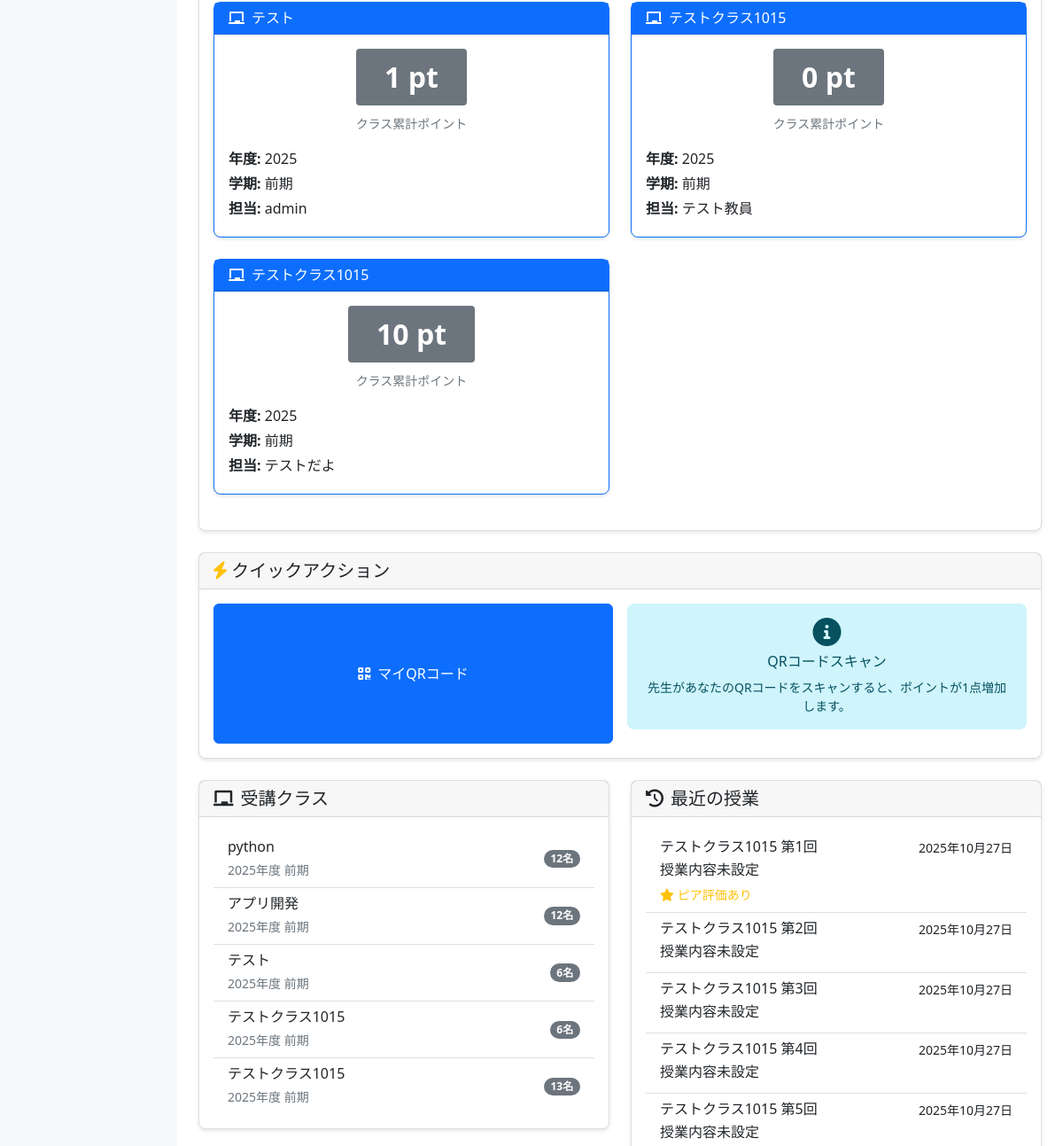
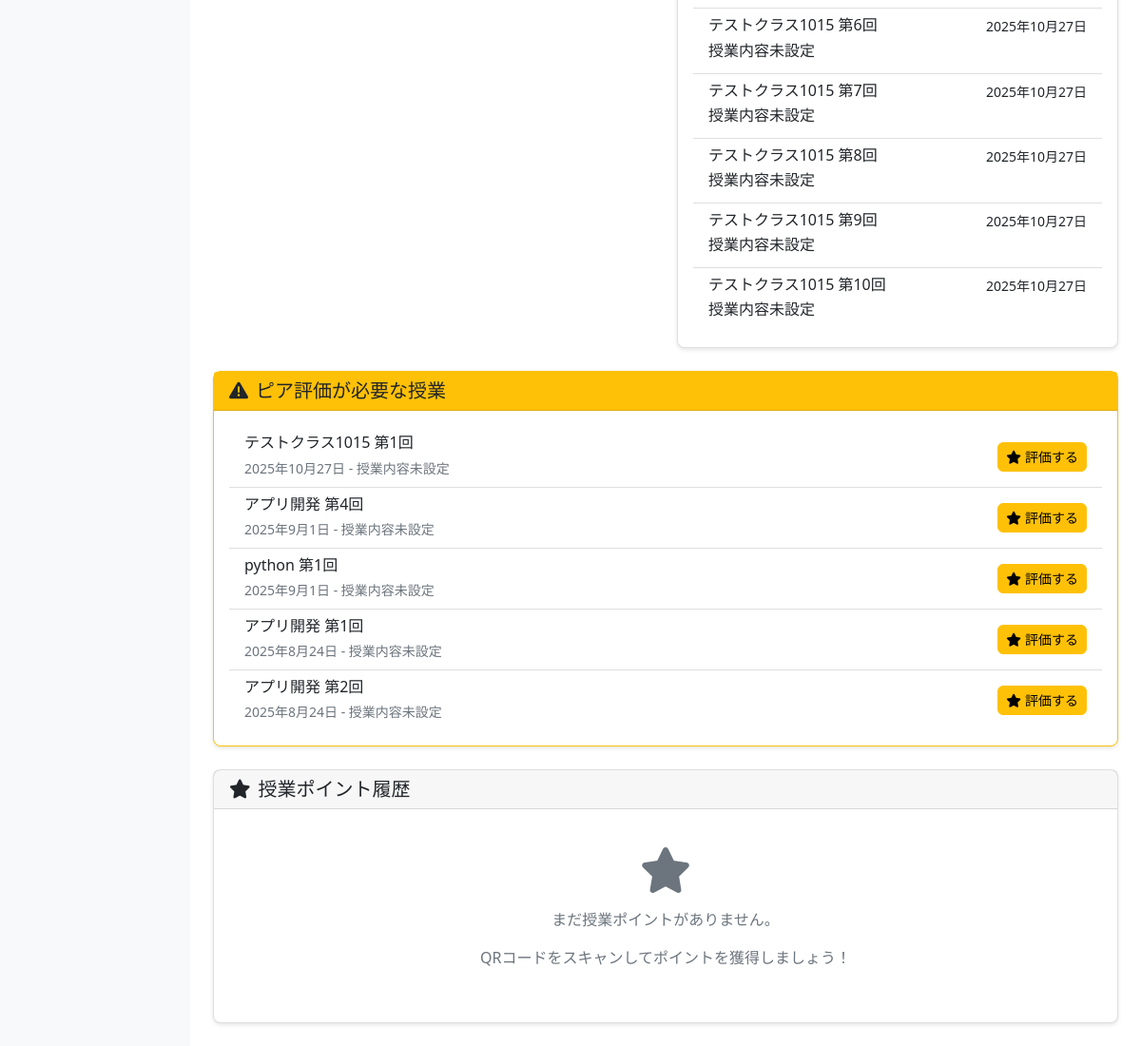
Page /dashboard/ (signed in, lower part) on the earlier database version (2 pictures, top to bottom).
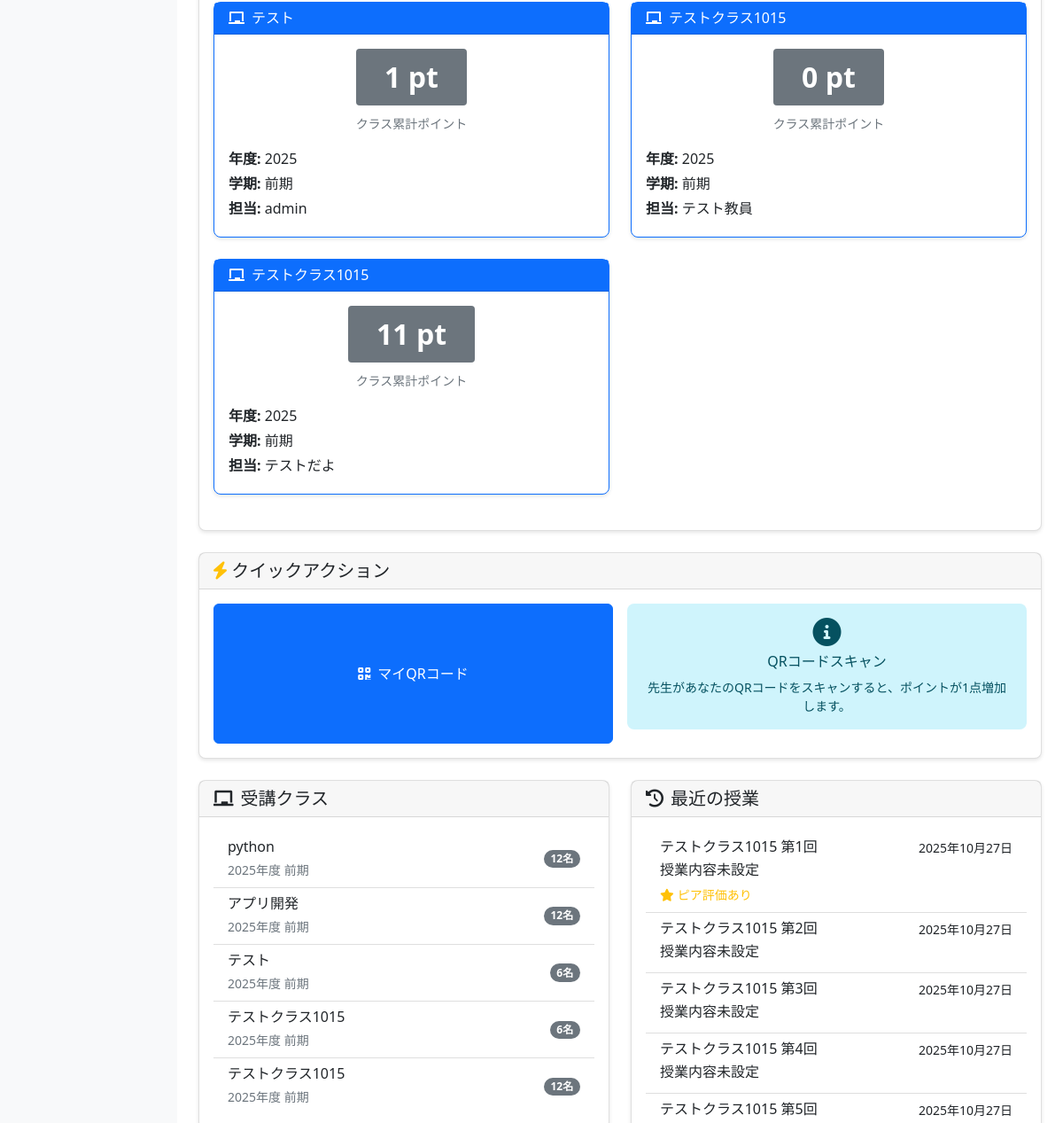
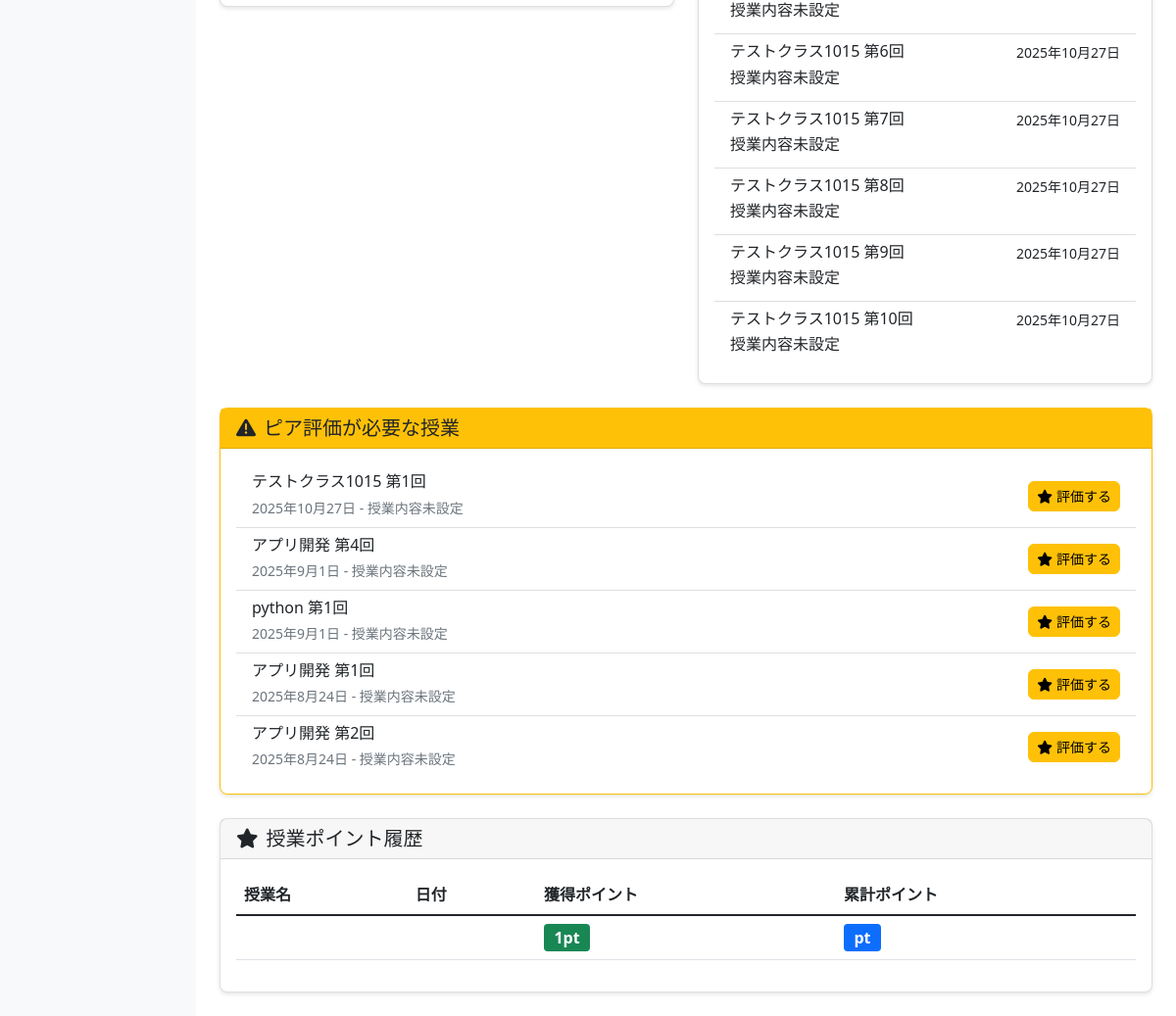
Same page on the later database version (2 pictures, top to bottom).
### school_management/models.py (models this page shows, shortened)
class ClassRoom(models.Model):
    SEMESTER_CHOICES = [
        ('first', '前期'),
        ('second', '後期'),
    ]
    class_name = models.CharField(max_length=100, verbose_name='クラス名')
    year = models.IntegerField(verbose_name='年度')
    semester = models.CharField(max_length=10, choices=SEMESTER_CHOICES, verbose_name='学期')
    teachers = models.ManyToManyField(Teacher, verbose_name='担当教員', related_name='classrooms')
    students = models.ManyToManyField(Student, blank=True, verbose_name='学生')
    created_at = models.DateTimeField(auto_now_add=True)
    updated_at = models.DateTimeField(auto_now=True)
    class Meta:
        verbose_name = 'クラス'
        verbose_name_plural = 'クラス'

class CustomUser(AbstractUser):
    ROLE_CHOICES = [
        ('admin', '管理者'),
        ('teacher', '教員'),
        ('student', '学生'),
    ]
    username = None  # usernameフィールドを無効化
    email = models.EmailField(unique=True, null=True, blank=True)
    full_name = models.CharField(max_length=100, verbose_name='氏名')
    furigana = models.CharField(max_length=100, blank=True, verbose_name='ふりがな')
    points = models.IntegerField(default=0, verbose_name='ポイント')
    role = models.CharField(
        max_length=10,
        choices=ROLE_CHOICES,
        default='student',
        verbose_name='役割'
    )
    student_number = models.CharField(max_length=20, blank=True, verbose_name='学籍番号')
    teacher_id = models.CharField(max_length=20, blank=True, verbose_name='教員ID')
    created_at = models.DateTimeField(auto_now_add=True, verbose_name='登録日時')
    updated_at = models.DateTimeField(auto_now=True, verbose_name='更新日時')
    groups = models.ManyToManyField(
        'auth.Group',
        verbose_name='groups',
        blank=True,
        help_text='The groups this user belongs to.',
        related_name="customuser_set",
        related_query_name="customuser",
    )
    user_permissions = models.ManyToManyField(
        'auth.Permission',
        verbose_name='user permissions',
        blank=True,
        help_text='Specific permissions for this user.',
        related_name="customuser_set",
        related_query_name="customuser",
    )
    USERNAME_FIELD = 'email'
    REQUIRED_FIELDS = ['full_name']
    objects = CustomUserManager()
    class Meta:
        verbose_name = 'ユーザー'
        verbose_name_plural = 'ユーザー'
    @property
    def is_teacher(self):
        return self.role in ['teacher', 'admin']
    @property
    def is_student(self):
        return self.role == 'student'

class LessonSession(models.Model):
    classroom = models.ForeignKey(ClassRoom, on_delete=models.CASCADE, verbose_name='クラス')
    session_number = models.IntegerField(verbose_name='回数')
    date = models.DateField(verbose_name='実施日')
    topic = models.CharField(max_length=200, blank=True, verbose_name='テーマ・内容')
    has_quiz = models.BooleanField(default=False, verbose_name='小テストあり')
    has_peer_evaluation = models.BooleanField(default=False, verbose_name='ピア評価あり')
    peer_evaluation_closed = models.BooleanField(default=False, verbose_name='ピア評価締切済み')
    created_at = models.DateTimeField(auto_now_add=True)
    updated_at = models.DateTimeField(auto_now=True)
    class Meta:
        verbose_name = '授業回'
        verbose_name_plural = '授業回'
        unique_together = ['classroom', 'session_number']

class StudentLessonPoints(models.Model):
    student = models.ForeignKey(CustomUser, on_delete=models.CASCADE, verbose_name='学生', related_name='lesson_points')
    lesson_session = models.ForeignKey(LessonSession, on_delete=models.CASCADE, verbose_name='授業セッション', related_name='student_points')
    points = models.IntegerField(default=0, verbose_name='ポイント')
    created_at = models.DateTimeField(auto_now_add=True, verbose_name='作成日時')
    updated_at = models.DateTimeField(auto_now=True, verbose_name='更新日時')
    class Meta:
        verbose_name = '学生授業ポイント'
        verbose_name_plural = '学生授業ポイント'
        unique_together = ['student', 'lesson_session']  # 同じ学生の同じ授業セッションは1つのレコードのみ

### school_management/views.py (the view)
# urls.py: path('dashboard/', views.dashboard_view, name='dashboard'),
@login_required
def dashboard_view(request):
    if request.user.role == 'admin':
        return redirect('school_management:admin_teacher_management')
    elif request.user.is_teacher:
        return teacher_dashboard(request)
    elif request.user.is_student:
        return student_dashboard(request)
    else:
        return redirect('school_management:login')

### school_management/templates/school_management/student_dashboard.html (shortened to what the changed rows need)
{% extends 'school_management/base.html' %}
{% load static %}
{% block extra_css %}
<link href="{% static 'school_management/css/dashboard.css' %}" rel="stylesheet">
{% endblock %}
{% block content %}
{% if class_points_list %}
<div class="row mb-4">
    <div class="col-12">
        <div class="card">
            <div class="card-body">
                <div class="row">
                    {% for class_data in class_points_list %}
                    <div class="col-md-6 mb-4">
                        <div class="card border-primary h-100">
                            <div class="card-header bg-primary text-white">
                                <h6 class="mb-0">
                                    <i class="fas fa-chalkboard me-2"></i>{{ class_data.classroom.class_name }}
                                </h6>
                            </div>
                            <div class="card-body">
                                <div class="text-center mb-3">
                                    <div class="mb-2">
                                        <span class="badge bg-{% if class_data.points >= 50 %}success{% elif class_data.points >= 30 %}warning{% else %}secondary{% endif %}" style="font-size: 2rem; padding: 1rem 2rem;">
                                            {{ class_data.points }} pt
                                        </span>
                                    </div>
                                    <small class="text-muted">クラス累計ポイント</small>
                                </div>
                                <div class="mt-3">
                                    <p class="mb-1"><strong>年度:</strong> {{ class_data.classroom.year }}</p>
                                    <p class="mb-1"><strong>学期:</strong> {{ class_data.classroom.get_semester_display }}</p>
                                    <p class="mb-1">
                                        <strong>担当:</strong>
                                        {% for teacher in class_data.classroom.teachers.all %}
                                            {{ teacher.full_name }}{% if not forloop.last %}, {% endif %}
                                        {% endfor %}
                                    </p>
                                </div>
                            </div>
                        </div>
                    </div>
                    {% endfor %}
                </div>
            </div>
        </div>
    </div>
</div>
{% endif %}
<div class="row">
    <div class="col-md-6 mb-4">
        <div class="card">
            <div class="card-body">
                {% if student_classrooms %}
                    <div class="list-group list-group-flush">
                        {% for classroom in student_classrooms %}
                        <div class="list-group-item d-flex justify-content-between align-items-center">
                            <div>
                                <h6 class="mb-1">{{ classroom.class_name }}</h6>
                                <small class="text-muted">{{ classroom.year }}年度 {{ classroom.get_semester_display }}</small>
                            </div>
                            <span class="badge bg-secondary rounded-pill">
                                {{ classroom.students.count }}名
                            </span>
                        </div>
                        {% endfor %}
                    </div>
                {% else %}
                    <p class="text-muted mb-0">受講中のクラスがありません。</p>
                {% endif %}
            </div>
        </div>
    </div>
    <div class="col-md-6 mb-4">
        <div class="card">
            <div class="card-body">
                {% if recent_sessions %}
                    <div class="list-group list-group-flush">
                        {% for session in recent_sessions %}
                        <div class="list-group-item">
                            <div class="d-flex w-100 justify-content-between">
                                <h6 class="mb-1">{{ session.classroom.class_name }} 第{{ session.session_number }}回</h6>
                                <small>{{ session.date }}</small>
                            </div>
                            <p class="mb-1">{{ session.topic|default:"授業内容未設定" }}</p>
                            {% if session.has_peer_evaluation %}
                                <small class="text-warning">
                                    <i class="fas fa-star me-1"></i>ピア評価あり
                                </small>
                            {% endif %}
                        </div>
                        {% endfor %}
                    </div>
                {% else %}
                    <p class="text-muted mb-0">最近の授業がありません。</p>
                {% endif %}
            </div>
        </div>
    </div>
</div>
{% if pending_evaluations %}
<div class="row">
    <div class="col-12 mb-4">
        <div class="card border-warning">
            <div class="card-body">
                <div class="list-group list-group-flush">
                    {% for session in pending_evaluations %}
                    <div class="list-group-item d-flex justify-content-between align-items-center">
                        <div>
                            <h6 class="mb-1">{{ session.classroom.class_name }} 第{{ session.session_number }}回</h6>
                            <small class="text-muted">{{ session.date }} - {{ session.topic|default:"授業内容未設定" }}</small>
                        </div>
                        <a href="#" class="btn btn-warning btn-sm">
                            <i class="fas fa-star me-1"></i>評価する
                        </a>
                    </div>
                    {% endfor %}
                </div>
            </div>
        </div>
    </div>
</div>
{% endif %}
<div class="row mb-4">
    <div class="col-12">
        <div class="card">
            <div class="card-body">
                {% if lesson_points %}
                    <div class="table-responsive">
                        <table class="table table-hover">
                            <thead>
                                <tr>
                                    <th>授業名</th>
                                    <th>日付</th>
                                    <th>獲得ポイント</th>
                                    <th>累計ポイント</th>
                                </tr>
                            </thead>
                            <tbody>
                                {% for point in lesson_points %}
                                <tr>
                                    <td>
                                        <br>
                                    </td>
                                    <td>{{ point.lesson_session.session_date|date:"Y年m月d日" }}</td>
                                    <td>
                                        <span class="badge bg-success fs-6">{{ point.points }}pt</span>
                                    </td>
                                    <td>
                                        <span class="badge bg-primary fs-6">{{ point.cumulative_points }}pt</span>
                                    </td>
                                </tr>
                                {% endfor %}
                            </tbody>
                        </table>
                    </div>
                {% else %}
                    <div class="text-center py-4">
                        <i class="fas fa-star fa-3x text-muted mb-3"></i>
                        <p class="text-muted">まだ授業ポイントがありません。</p>
                        <p class="text-muted">QRコードをスキャンしてポイントを獲得しましょう！</p>
                    </div>
                {% endif %}
            </div>
        </div>
    </div>
</div>
{% endblock %}

Differences in the rows shown:
computed for ClassRoom (number 3 of 5 on the later page): points "10" → "11"; students.count "13" → "12"
added StudentLessonPoints: points "1"
Other differences:
text no longer shown: "まだ授業ポイントがありません。 QRコードをスキャンしてポイントを獲得しましょう！"
text now shown: "授業名 日付 獲得ポイント 累計ポイント"
